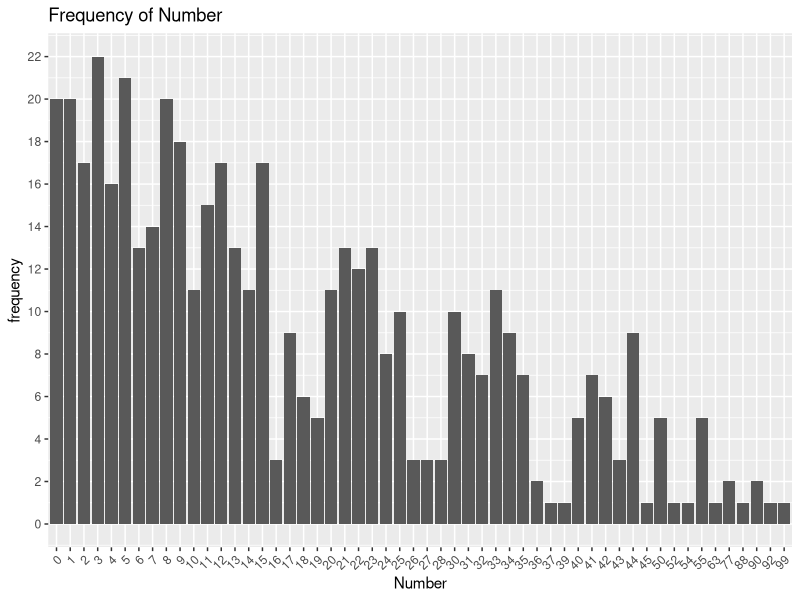

Write R code to recreate this figure. (Note: this script raises an error after producing the figure.)
# =========================================================================
# Title: Exploratory Data Analysis
#
# Description:
# This script shows you the exploratory phase. This phase comprises
# analyzing one varaible at a time calculating summary statistics
# for all variables. Also, this script produces related graphs for 
# better analyzing data and calculates correlations between variables
# and salary.
# 
# Details:
# The code focuses on performing exploratory analysis.
# The scatterplot section helps analyze correlation between some
# variables.
# =========================================================================

setwd("/Users/Nicole/Desktop/stat133-final-proj/data/cleandata")

library(ggplot2)
library(scales)

# data from repository
roster_salary_stats <- read.csv("roster-salary-stats.csv")

# convert column 'Number' to factor in order to compute the freq 
# for each number
factorized <- as.factor(roster_salary_stats$Number)
roster_salary_stats$Number <- factorized

# convert column 'Birth.Date' to date format
date_format <- as.Date(roster_salary_stats$Birth.Date)
roster_salary_stats$Birth.Date <- date_format

# =========================================================================
# Calculate summary statistics for variables
# =========================================================================

# calculate summary statistics to each variable excluding 
# the first column
lapply(roster_salary_stats[2:38], summary)

# redirect output to 'cleandata' directory
sink(file = 'eda-output.txt', append = TRUE)

# =========================================================================
# Produce barcharts, box-plots and histograms
# =========================================================================

# extract a dataframe called 'qual_df' containing only 
# qualitative variables
qual_df <- Filter(is.factor, roster_salary_stats[3:38]) 

# extract the column names of qualitative variables
qual_colnames <- names(qual_df)

# loop over each qualitative variable to produce multiple barcharts
# and save them as separate pdf files
for(i in qual_colnames) {
  # produce multiple pdf files in specific file names
  pdf(paste("../../images/", i, "_barchart.pdf", sep = ""))
  # plot barcharts with x axis as names of the qualitative
  # variables
  barcharts <- ggplot(roster_salary_stats,
                      aes_string(x = i)) +
                 geom_bar() +
                 # add titles and change axis labels
                 labs(title = paste("Frequency of", i, sep = " "),
                      x = paste(i),
                      y = "frequency") +
                 # rescale y axis
                 scale_y_continuous(breaks = pretty_breaks(n = 15)) +
                 # rotate x axis label for 45 degrees
                 theme(axis.text.x = element_text(angle = 45,
                                                  hjust = 1))
  plot(barcharts)
  dev.off()
}

# extract a dataframe called 'quan_df' containing only 
# quantitative variables
quan_df <- Filter(is.numeric, roster_salary_stats[3:38]) 

# extract the column names of quantitative variables
quan_colnames <- names(quan_df)

# loop over each quantitative variable to create multiple boxplots
# and save them as separate pdf files
for (i in quan_colnames) {
  # produce multiple pdf files in specific file names
  pdf(paste("../../images/", i, "_boxplot.pdf", sep = ""))
  # plot boxplots with x axis as names of teams and y ais as
  # names of quantitative variables
  boxplots <- ggplot(roster_salary_stats,
                     aes_string(x = roster_salary_stats$Team,
                                y = i)) +
                     geom_boxplot() +
                     # flip the coordinations
                     coord_flip() +
                     # add titles and change axis labels
                     labs(title = paste("Box Plot of", i,
                                  "(by Team)", sep = " "),
                                  x = "Team") +
                     # rescale y axis
                     scale_y_continuous(breaks = 
                                          pretty_breaks(n = 15)) +
                     # rotate x axis labels for 30 degrees
                     theme(axis.text.x = element_text(angle = 30,
                                         hjust = 1))
  plot(boxplots)
  dev.off()
}

# loop over each quantitative variable to create multiple histograms
# and save them as separate pdf files
for (i in quan_colnames) {
  # produce multiple pdf files in specific file names
  pdf(paste("../../images/", i, "_histogram.pdf", sep = ""))
  # plot histograms with x axis as names of quantitative 
  # variables
  histograms <- ggplot(roster_salary_stats,
                       aes_string(x = i)) +
                # produce histograms with binwidth = 30
                geom_histogram(bins = 30) +
                # add titles and change axis labels
                labs(title = paste("Histogram of", i, sep = " "),
                     x = paste(i)) +
                # rescale x axis
                scale_x_continuous(breaks = 
                                     pretty_breaks(n = 10)) +
                # rescale y axis
                scale_y_continuous(breaks = 
                                     pretty_breaks(n = 10))
  plot(histograms)
  dev.off()
}

# plot histogram for column 'Birth.Date', since it is in date
# format
pdf(paste("../../images/", "Birth.date_histogram.pdf", sep = ""))
# plot histograms with x axis as names of quantitative 
# variables
plot(ggplot(roster_salary_stats,
                     aes(x = roster_salary_stats$Birth.Date)) +
  # produce histograms with binwidth = 30
  geom_histogram(bins = 30) +
  # add titles and change axis labels
  labs(title = "Histogram of Birth.date (by year)",
       x = "Birth.Date") +
  # scale x axis by year
  scale_x_date(labels = date_format("%Y")) +
  # rescale y axis
  scale_y_continuous(breaks = 
                       pretty_breaks(n = 10)))
dev.off()

# =========================================================================
# Produce scatterplots to examine the correlations between variables
# =========================================================================

# scatterplot of years of experience and salary
# produce a scatterplot in pdf format
pdf(paste("../../images/", "Years.Experience_Salary.pdf", sep = ""))
plot(roster_salary_stats$Years.Experience, 
     roster_salary_stats$Salary...,
     # add titles and axis labels
     main = "Relationship between Years of Experience and Salary",
     xlab = "Years of Experience",
     ylab = "Salary($)",
     pch = 19,
     # add regression line with color red
     abline(lm(roster_salary_stats$Salary... ~
               roster_salary_stats$Years.Experience),
               col = 'red'))
dev.off()

# a linear regression model
regression_yrs_salary <- lm(roster_salary_stats$Salary... ~
                            roster_salary_stats$Years.Experience)

# calculate the correlation coefficient between two variables
r_value_yrs_salary <- cor(roster_salary_stats$Salary..., 
                          roster_salary_stats$Years.Experience)
r_value_yrs_salary

# view the descriptive statistics of this regression model
# eg. r squared value
summary(regression_yrs_salary)

# scatterplot of points gained and salary
pdf(paste("../../images/", "Points_Salary.pdf", sep = ""))
plot(roster_salary_stats$Points, 
     roster_salary_stats$Salary...,
     # add titles and axis labels
     main = "Relationship between Points and Salary",
     xlab = "Points",
     ylab = "Salary($)",
     pch = 19,
     # add regression line with color red
     abline(lm(roster_salary_stats$Salary... ~
                 roster_salary_stats$Points),
            col = 'red'))
dev.off()

# a linear regression model
regression_pts_salary <- lm(roster_salary_stats$Salary... ~
                            roster_salary_stats$Points)

# calculate the correlation coefficient between two variables
r_value_pts_salary <- cor(roster_salary_stats$Salary..., 
                          roster_salary_stats$Points)
r_value_pts_salary

# view the descriptive statistics of this regression model
# eg. r squared value
summary(regression_pts_salary)

# scatterplot of blocks and salary
pdf(paste("../../images/", "Blocks_Salary.pdf", sep = ""))
plot(roster_salary_stats$Points, 
     roster_salary_stats$Salary...,
     # add titles and axis labels
     main = "Relationship between Blocks and Salary",
     xlab = "Blocks",
     ylab = "Salary($)",
     pch = 19,
     # add regression line with color red
     abline(lm(roster_salary_stats$Salary... ~
                 roster_salary_stats$Points),
            col = 'red'))
dev.off()

# a linear regression model
regression_blk_salary <- lm(roster_salary_stats$Salary... ~
                            roster_salary_stats$Blocks)

# calculate the correlation coefficient between two variables
r_value_blk_salary <- cor(roster_salary_stats$Salary..., 
                          roster_salary_stats$Blocks)
r_value_blk_salary

# view the descriptive statistics of this regression model
# eg. r squared value
summary(regression_blk_salary)

# =========================================================================
# Calculate correlation coefficents and r-squared values
# =========================================================================
summary(lm(roster_salary_stats$Salary... ~
           roster_salary_stats$Three.Point.Goals))
cor(roster_salary_stats$Salary...,
         roster_salary_stats$Three.Point.Goals)
summary(lm(roster_salary_stats$Salary... ~
             roster_salary_stats$Two.Point.Field.Goals))
cor(roster_salary_stats$Salary...,
    roster_salary_stats$Two.Point.Field.Goals)
summary(lm(roster_salary_stats$Salary... ~
             roster_salary_stats$Field.Goals))
cor(roster_salary_stats$Salary...,
    roster_salary_stats$Field.Goals)
summary(lm(roster_salary_stats$Salary... ~
             roster_salary_stats$Free.Throws))
cor(roster_salary_stats$Salary...,
    roster_salary_stats$Free.Throws)